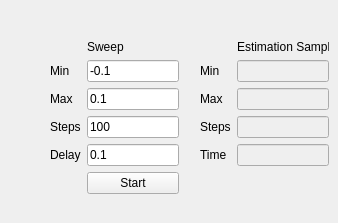
       <widget class="QWidget" name="tab_6">
        <attribute name="title">
         <string>IV</string>
        </attribute>
        <widget class="QWidget" name="formLayoutWidget_4">
         <property name="geometry">
          <rect>
           <x>50</x>
           <y>40</y>
           <width>129</width>
           <height>174</height>
          </rect>
         </property>
         <layout class="QFormLayout" name="formLayout_4">
          <property name="fieldGrowthPolicy">
           <enum>QFormLayout::AllNonFixedFieldsGrow</enum>
          </property>
          <item row="0" column="1">
           <widget class="QLabel" name="label_64">
            <property name="text">
             <string>Sweep</string>
            </property>
           </widget>
          </item>
          <item row="1" column="0">
           <widget class="QLabel" name="label_18">
            <property name="text">
             <string>Min</string>
            </property>
           </widget>
          </item>
          <item row="1" column="1">
           <widget class="QLineEdit" name="editIVMin">
            <property name="text">
             <string>-0.1</string>
            </property>
           </widget>
          </item>
          <item row="2" column="0">
           <widget class="QLabel" name="label_19">
            <property name="text">
             <string>Max</string>
            </property>
           </widget>
          </item>
          <item row="2" column="1">
           <widget class="QLineEdit" name="editIVMax">
            <property name="text">
             <string>0.1</string>
            </property>
           </widget>
          </item>
          <item row="3" column="0">
           <widget class="QLabel" name="label_20">
            <property name="text">
             <string>Steps</string>
            </property>
           </widget>
          </item>
          <item row="3" column="1">
           <widget class="QLineEdit" name="editIVSteps">
            <property name="text">
             <string>100</string>
            </property>
           </widget>
          </item>
          <item row="4" column="0">
           <widget class="QLabel" name="label_23">
            <property name="text">
             <string>Delay</string>
            </property>
           </widget>
          </item>
          <item row="4" column="1">
           <widget class="QLineEdit" name="editIVDelay">
            <property name="text">
             <string>0.1</string>
            </property>
           </widget>
          </item>
          <item row="5" column="1">
           <widget class="QPushButton" name="btnIVStart">
            <property name="text">
             <string>Start</string>
            </property>
           </widget>
          </item>
         </layout>
        </widget>
        <widget class="QWidget" name="formLayoutWidget_5">
         <property name="geometry">
          <rect>
           <x>200</x>
           <y>40</y>
           <width>129</width>
           <height>174</height>
          </rect>
         </property>
         <layout class="QFormLayout" name="formLayout_5">
          <property name="fieldGrowthPolicy">
           <enum>QFormLayout::AllNonFixedFieldsGrow</enum>
          </property>
          <item row="0" column="1">
           <widget class="QLabel" name="label_90">
            <property name="text">
             <string>Estimation Sample</string>
            </property>
           </widget>
          </item>
          <item row="1" column="0">
           <widget class="QLabel" name="label_39">
            <property name="text">
             <string>Min</string>
            </property>
           </widget>
          </item>
          <item row="1" column="1">
           <widget class="QLineEdit" name="editIVMinEstimate">
            <property name="enabled">
             <bool>false</bool>
            </property>
            <property name="text">
             <string/>
            </property>
           </widget>
          </item>
          <item row="2" column="0">
           <widget class="QLabel" name="label_87">
            <property name="text">
             <string>Max</string>
            </property>
           </widget>
          </item>
          <item row="2" column="1">
           <widget class="QLineEdit" name="editIVMaxEstimate">
            <property name="enabled">
             <bool>false</bool>
            </property>
            <property name="text">
             <string/>
            </property>
           </widget>
          </item>
          <item row="3" column="0">
           <widget class="QLabel" name="label_88">
            <property name="text">
             <string>Steps</string>
            </property>
           </widget>
          </item>
          <item row="3" column="1">
           <widget class="QLineEdit" name="editIVStepsEstimate">
            <property name="enabled">
             <bool>false</bool>
            </property>
            <property name="text">
             <string/>
            </property>
           </widget>
          </item>
          <item row="4" column="0">
           <widget class="QLabel" name="label_91">
            <property name="text">
             <string>Time</string>
            </property>
           </widget>
          </item>
          <item row="4" column="1">
           <widget class="QLineEdit" name="editIVTimeEstimate">
            <property name="enabled">
             <bool>false</bool>
            </property>
           </widget>
          </item>
         </layout>
        </widget>
       </widget>
